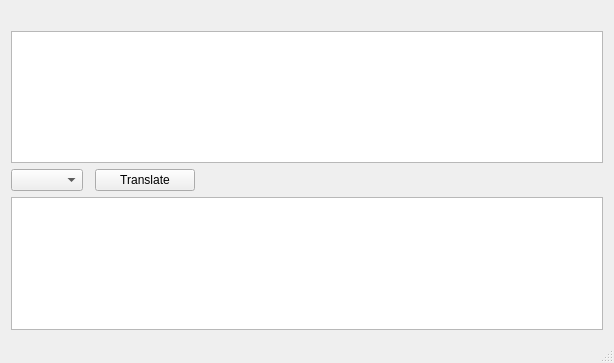
<?xml version="1.0" encoding="UTF-8"?>
<ui version="4.0">
 <class>MainWindow</class>
 <widget class="QMainWindow" name="MainWindow">
  <property name="geometry">
   <rect>
    <x>0</x>
    <y>0</y>
    <width>614</width>
    <height>363</height>
   </rect>
  </property>
  <property name="windowTitle">
   <string>MainWindow</string>
  </property>
  <widget class="QWidget" name="centralWidget">
   <layout class="QHBoxLayout" name="horizontalLayout">
    <item>
     <layout class="QGridLayout" name="gridLayout">
      <item row="2" column="0">
       <widget class="QPlainTextEdit" name="plainTextEdit_src"/>
      </item>
      <item row="4" column="0">
       <widget class="QPlainTextEdit" name="plainTextEdit_dst">
        <property name="readOnly">
         <bool>true</bool>
        </property>
       </widget>
      </item>
      <item row="1" column="0">
       <spacer name="horizontalSpacer_3">
        <property name="orientation">
         <enum>Qt::Horizontal</enum>
        </property>
        <property name="sizeHint" stdset="0">
         <size>
          <width>40</width>
          <height>20</height>
         </size>
        </property>
       </spacer>
      </item>
      <item row="0" column="0">
       <layout class="QVBoxLayout" name="verticalLayout"/>
      </item>
      <item row="3" column="0">
       <layout class="QHBoxLayout" name="horizontalLayout_2">
        <property name="spacing">
         <number>12</number>
        </property>
        <item>
         <widget class="QComboBox" name="comboBox">
          <property name="minimumSize">
           <size>
            <width>0</width>
            <height>0</height>
           </size>
          </property>
          <property name="maximumSize">
           <size>
            <width>190</width>
            <height>16777215</height>
           </size>
          </property>
         </widget>
        </item>
        <item>
         <widget class="QPushButton" name="btnTranslate">
          <property name="minimumSize">
           <size>
            <width>100</width>
            <height>0</height>
           </size>
          </property>
          <property name="maximumSize">
           <size>
            <width>100</width>
            <height>16777215</height>
           </size>
          </property>
          <property name="text">
           <string>Translate</string>
          </property>
         </widget>
        </item>
        <item>
         <spacer name="horizontalSpacer_4">
          <property name="orientation">
           <enum>Qt::Horizontal</enum>
          </property>
          <property name="sizeType">
           <enum>QSizePolicy::Expanding</enum>
          </property>
          <property name="sizeHint" stdset="0">
           <size>
            <width>40</width>
            <height>20</height>
           </size>
          </property>
         </spacer>
        </item>
        <item>
         <widget class="QLabel" name="label_statusPicture">
          <property name="text">
           <string>     </string>
          </property>
         </widget>
        </item>
        <item>
         <widget class="QLabel" name="label_translationStatus">
          <property name="text">
           <string>     </string>
          </property>
         </widget>
        </item>
       </layout>
      </item>
     </layout>
    </item>
   </layout>
  </widget>
  <widget class="QMenuBar" name="menuBar">
   <property name="geometry">
    <rect>
     <x>0</x>
     <y>0</y>
     <width>614</width>
     <height>20</height>
    </rect>
   </property>
  </widget>
  <widget class="QStatusBar" name="statusBar"/>
 </widget>
 <layoutdefault spacing="6" margin="11"/>
 <tabstops>
  <tabstop>plainTextEdit_src</tabstop>
  <tabstop>plainTextEdit_dst</tabstop>
 </tabstops>
 <resources/>
 <connections/>
</ui>
